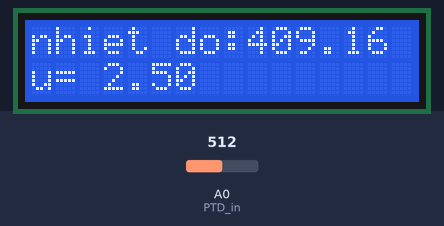
This sketch was run on a simulated Arduino Uno, built with avr-gcc and run on an emulated ATmega328P. Parts: 16×2 character LCD. The inputs (shaded band) are chosen by the test bench; at power-on: A0 (PTD_in) = 512. What the sketch prints to the serial monitor is not drawn.

Above: at 1.2 s.
1.3 s: A0 (PTD_in) set to 716
At 1.6 s:
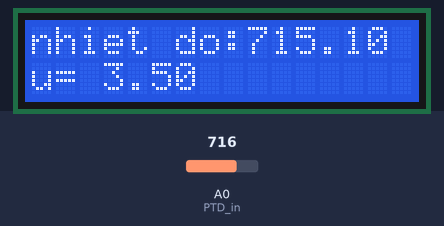
2.8 s: A0 (PTD_in) set to 900
At 3.5 s:
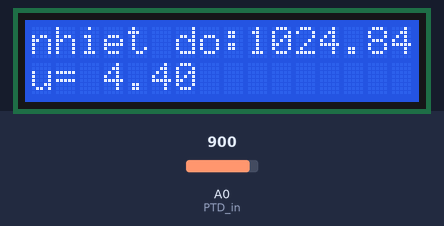
4.3 s: A0 (PTD_in) set to 1023
At 5.6 s:
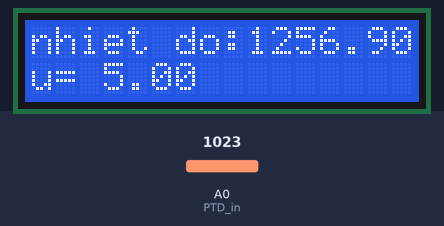
Timing chart, 0 to 7.3 s (numbered marks = the images above; inputs shaded):
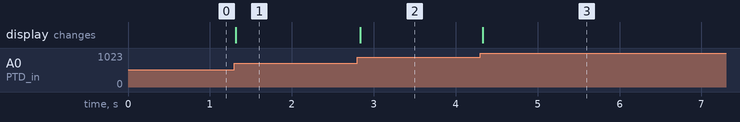

Measured:
- after the input at 1.3 s, the display: changes at once (image 1)
- after the input at 2.8 s, the display: changes at once (image 2)
- after the input at 4.3 s, the display: changes at once (image 3)

The sketch:

pt100.ino
```cpp
#include <LiquidCrystal.h>

int PTD_in = A0;
LiquidCrystal lcd (12,11,5,4,3,2);
int res0 = 100; //dien tro cua ptd tai 100 doC
double A = 3.9083*1e-3;
double B = -5.775*1e-7;

void setup() {
  // put your setup code here, to run once:
  lcd.begin(16,2);
  Serial.begin(9600);
}

void loop() {
  float analog_in = analogRead(PTD_in);
  float dien_ap = (5./1023.)*analog_in;

  lcd.setCursor(0,1);
  lcd.print("u=");
  lcd.setCursor(3,1);
  lcd.print(dien_ap);

  double res_ptd = dien_ap/(10e-3);
//  lcd.setCursor(6,1);
//  lcd.print(res_ptd);

  double c = (1 - res_ptd/res0);
  double a = B;
  double b = A;
  double nhietdo = (-b+sqrt(pow(b,2)-4*a*c))/(2*a);

  lcd.setCursor(0,0);
  lcd.print("nhiet do:");
  Serial.println(nhietdo);
  lcd.setCursor(9,0);
  lcd.print(nhietdo);
  delay(5);
  Serial.println("------------------------");
}
```
